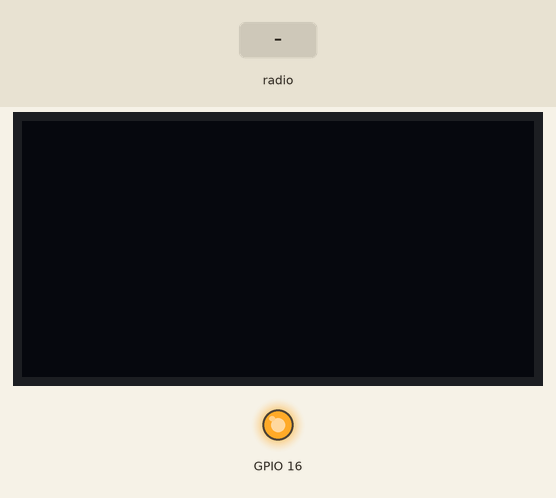
Bench run of a program on a simulated ESP32 board running MicroPython. Shown: 128×64 one-colour display, output pins drawn as LEDs (lit = HIGH). The test bench sets the inputs (shaded band). No radio messages arrive unless stated (any console line starting 'radio sent:' is added by the test bench); library files of the repository ran but are not shown: ssd1306.py; what the program prints to the serial console is not drawn.

Above: at 5.0 s.
5.1 s: radio message "1" arrives
At 7.1 s:
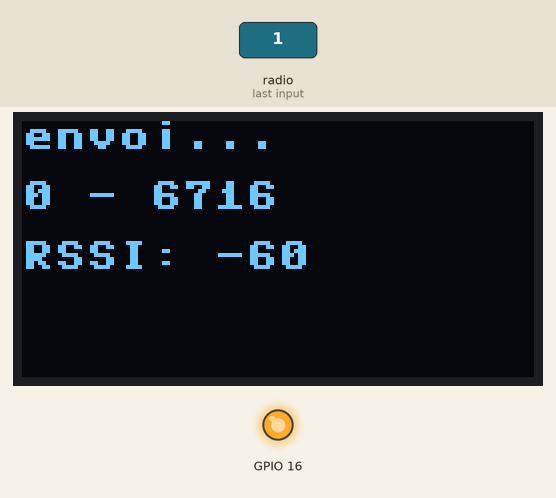
At 8.9 s:
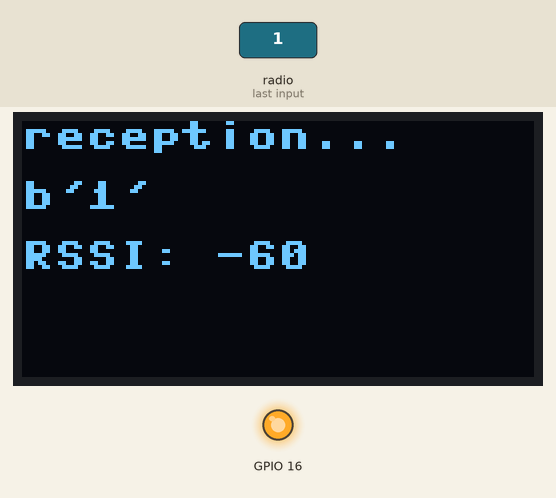
Timing chart, 0 to 10.4 s (numbered marks = the images above; inputs shaded):
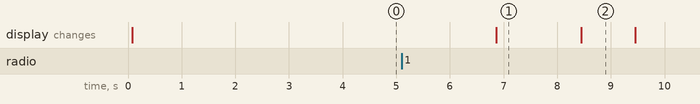

Measured:
- after the input at 5.1 s, the display: first differs from a run without the input after 1.8 s (image 1)
- what the display in image 1 shows lasts 1.6 s, from 6.9 s to 8.5 s

The program:

Envoi-et-reception.py
```python
#import LoRaDuplexCallback
#import LoRaPingPong
#import LoRaSender

from sx1276 import SX127x
from ssd1306_i2c import Display

from machine import Pin, I2C, TouchPad, SPI
from time import sleep, sleep_us, sleep_ms, ticks_ms, ticks_us
#from synchro import synchro_us

device_config = {
    'miso':19,
    'mosi':27,
    'ss':18,
    'sck':5,
    'dio_0':26,
    'reset':14,
    'led':2,
}
compt = 0

device_spi = SPI(baudrate = 10000000,
        polarity = 0, phase = 0, bits = 8, firstbit = SPI.MSB,
        sck = Pin(device_config['sck'], Pin.OUT, Pin.PULL_DOWN),
        mosi = Pin(device_config['mosi'], Pin.OUT, Pin.PULL_UP),
        miso = Pin(device_config['miso'], Pin.IN, Pin.PULL_UP))

lora = SX127x(device_spi, pins=device_config)
display = Display()

def synchro_us(temps_cycle) :
    global compt, top, somme
    if compt == 0 :
        top = ticks_us() ; somme = 0
    tip = ticks_us()
    delta = tip - top
    compt = compt + 1
    attente = temps_cycle * compt - delta
    somme = somme + attente
    #print("delta : {0:5d}; compt : {1:2d}; attente : {2:6d}; somme : {3:7d} ".format(delta, compt, attente, somme, top, tip, attente))
    print(delta)
    sleep_us((attente))


counter = 0
print("LoRa Sender")
start = ticks_ms()


while not lora.received_packet() :
            sleep(.1)
sleep(1.6)


while True:
        stop = ticks_ms()
        #payload = 'Hello ({0}) temps = {1}'.format(counter, stop-start)
        payload1 = '{0} - {1}'.format(counter, stop-start)
        print("Sending packet: \n{}\n".format(payload1))
        display.show_text("envoi...",False)
        display.show_text("{0}".format(payload1),0,15,False)
        display.show_text("RSSI: {}".format(lora.packet_rssi()),0,30,False)
        #display.show_text_wrap("{0} RSSI: {1}".format(payload, lora.packet_rssi()),2,10,clear_first = False)
        sleep(.45)
        lora.println(payload1)
        counter += 1
        synchro_us(1000000)

    #print("LoRa Receiver")
        #display = Display()
        #display.show_text("   En attente...",False)

        tipp = ticks_ms()
        while ticks_ms() - tipp < 950 :
            if lora.received_packet():
                lora.blink_led()
                #print('something here')
                payload2 = lora.read_payload()
                display.show_text("reception...",False)
                display.show_text("{0}".format(payload2),0,15,False)
                display.show_text("RSSI: {}".format(lora.packet_rssi()),0,30,False)
                print(payload2)

        synchro_us(1000000)
#if __name__ == '__main__':
#        send(lora)
```

ssd1306_i2c.py
```python
# https://learn.adafruit.com/micropython-hardware-ssd1306-oled-display/software


import time


from machine import I2C, Pin


from ssd1306 import SSD1306_I2C


class Display:


    def __init__(self,


                 width = 128, height = 64,


                 scl_pin_id = 15, sda_pin_id = 4,


                 freq = 400000):


        self.width = width


        self.height = height


        self.poweron()


        self.i2c = I2C(scl = Pin(scl_pin_id, Pin.OUT),


                               sda = Pin(sda_pin_id),


                               freq = freq)


        self.display = SSD1306_I2C(width, height, self.i2c)


        self.show = self.display.show


    def poweron(self, pin=16):


        pin_reset = Pin(pin, mode=Pin.OUT)


        pin_reset.value(0)


        time.sleep_ms(50)


        pin_reset.value(1)


    def poweroff(self, pin=16):


        pin_reset = Pin(pin, mode=Pin.OUT)


        pin_reset.value(0)


    def clear(self):


        self.display.fill(0)


        self.display.show()


    def show_text(self, text, x = 0, y = 0, clear_first = True, show_now = True, hold_seconds = 0):


        if clear_first: self.display.fill(0)


        self.display.text(text, x, y)


        if show_now:


            self.display.show()


            if hold_seconds > 0: time.sleep(hold_seconds)


    def wrap(self, text, start_line = 0,


             height_per_line = 8, width_per_char = 8,


             start_pixel_each_line = 0):


        chars_per_line = self.width//width_per_char


        max_lines = self.height//height_per_line - start_line


        lines = [(text[chars_per_line*line: chars_per_line*(line+1)], start_pixel_each_line, height_per_line*(line+start_line))


                 for line in range(max_lines)]


        return lines


    def show_text_wrap(self, text,


                       start_line = 0, height_per_line = 8, width_per_char = 8, start_pixel_each_line = 0,


                       clear_first = True, show_now = True, hold_seconds = 0):


        if clear_first: self.clear()


        for line, x, y in self.wrap(text, start_line, height_per_line, width_per_char, start_pixel_each_line):


            self.show_text(line, x, y, clear_first = False, show_now = False)


        if show_now:


            self.display.show()


            if hold_seconds > 0: time.sleep(hold_seconds)


    def show_datetime(self, year, month, day, hour, minute, second):


        datetime = [year, month, day, hour, minute, second]


        datetime_str = ["{0:0>2}".format(d) for d in datetime]


        self.show_text(text = '-'.join(datetime_str[:3]),


                        x = 0, y = 0, clear_first = True, show_now = False)


        self.show_text(text = ':'.join(datetime_str[3:6]),


                        x = 0, y = 10, clear_first = False, show_now = True)


    def show_time(self, year, month, day, hour, minute, second):


        self.show_datetime(year, month, day, hour, minute, second)
```
